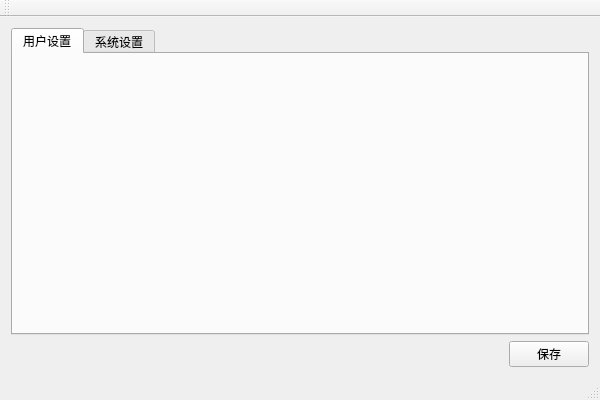
<?xml version="1.0" encoding="UTF-8"?>
<ui version="4.0">
 <class>Test9_1AClass</class>
 <widget class="QMainWindow" name="Test9_1AClass">
  <property name="geometry">
   <rect>
    <x>0</x>
    <y>0</y>
    <width>600</width>
    <height>400</height>
   </rect>
  </property>
  <property name="windowTitle">
   <string>Test9_1A</string>
  </property>
  <widget class="QWidget" name="centralWidget">
   <layout class="QVBoxLayout" name="verticalLayout">
    <item>
     <widget class="QTabWidget" name="tabWidget">
      <property name="currentIndex">
       <number>0</number>
      </property>
      <widget class="QWidget" name="tab">
       <attribute name="title">
        <string>用户设置</string>
       </attribute>
       <widget class="QWidget" name="">
        <property name="geometry">
         <rect>
          <x>60</x>
          <y>60</y>
          <width>195</width>
          <height>22</height>
         </rect>
        </property>
        <layout class="QHBoxLayout" name="horizontalLayout_2">
         <item>
          <widget class="QLabel" name="label">
           <property name="minimumSize">
            <size>
             <width>30</width>
             <height>0</height>
            </size>
           </property>
           <property name="text">
            <string>位置</string>
           </property>
          </widget>
         </item>
         <item>
          <widget class="QLineEdit" name="texLocation">
           <property name="text">
            <string>我在合肥</string>
           </property>
          </widget>
         </item>
        </layout>
       </widget>
      </widget>
      <widget class="QWidget" name="tab_2">
       <attribute name="title">
        <string>系统设置</string>
       </attribute>
       <widget class="QCheckBox" name="cbxLogin">
        <property name="geometry">
         <rect>
          <x>150</x>
          <y>70</y>
          <width>71</width>
          <height>16</height>
         </rect>
        </property>
        <property name="text">
         <string>自动登录</string>
        </property>
       </widget>
      </widget>
     </widget>
    </item>
    <item>
     <layout class="QHBoxLayout" name="horizontalLayout">
      <item>
       <spacer name="horizontalSpacer">
        <property name="orientation">
         <enum>Qt::Horizontal</enum>
        </property>
        <property name="sizeHint" stdset="0">
         <size>
          <width>40</width>
          <height>20</height>
         </size>
        </property>
       </spacer>
      </item>
      <item>
       <widget class="QPushButton" name="btnSave">
        <property name="text">
         <string>保存</string>
        </property>
       </widget>
      </item>
     </layout>
    </item>
   </layout>
  </widget>
  <widget class="QMenuBar" name="menuBar">
   <property name="geometry">
    <rect>
     <x>0</x>
     <y>0</y>
     <width>600</width>
     <height>23</height>
    </rect>
   </property>
  </widget>
  <widget class="QToolBar" name="mainToolBar">
   <attribute name="toolBarArea">
    <enum>TopToolBarArea</enum>
   </attribute>
   <attribute name="toolBarBreak">
    <bool>false</bool>
   </attribute>
  </widget>
  <widget class="QStatusBar" name="statusBar"/>
 </widget>
 <layoutdefault spacing="6" margin="11"/>
 <resources>
  <include location="Test9_1A.qrc"/>
 </resources>
 <connections/>
</ui>
